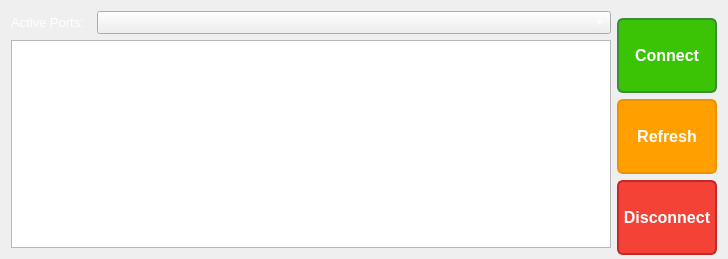
      <widget class="QWidget" name="ConnectionPage">
       <layout class="QGridLayout" name="gridLayout_7">
        <item row="0" column="0">
         <layout class="QGridLayout" name="gridLayout_10">
          <item row="0" column="0">
           <layout class="QGridLayout" name="gridLayout_9">
            <item row="0" column="0">
             <layout class="QGridLayout" name="gridLayout_8">
              <item row="0" column="0">
               <widget class="QLabel" name="activeportsLabel">
                <property name="sizePolicy">
                 <sizepolicy hsizetype="Expanding" vsizetype="Fixed">
                  <horstretch>0</horstretch>
                  <verstretch>0</verstretch>
                 </sizepolicy>
                </property>
                <property name="maximumSize">
                 <size>
                  <width>80</width>
                  <height>50</height>
                 </size>
                </property>
                <property name="styleSheet">
                 <string notr="true">color: white;
font-size: 10pt;</string>
                </property>
                <property name="text">
                 <string>Active Ports:</string>
                </property>
               </widget>
              </item>
              <item row="0" column="1">
               <widget class="QComboBox" name="serialportscomboBox">
                <property name="sizePolicy">
                 <sizepolicy hsizetype="Minimum" vsizetype="Minimum">
                  <horstretch>0</horstretch>
                  <verstretch>0</verstretch>
                 </sizepolicy>
                </property>
                <property name="minimumSize">
                 <size>
                  <width>350</width>
                  <height>0</height>
                 </size>
                </property>
                <property name="maximumSize">
                 <size>
                  <width>620</width>
                  <height>60</height>
                 </size>
                </property>
                <property name="sizeIncrement">
                 <size>
                  <width>0</width>
                  <height>0</height>
                 </size>
                </property>
                <property name="baseSize">
                 <size>
                  <width>0</width>
                  <height>0</height>
                 </size>
                </property>
                <property name="mouseTracking">
                 <bool>false</bool>
                </property>
                <property name="styleSheet">
                 <string notr="true">color: white;
font-size: 10pt;
</string>
                </property>
                <property name="maxVisibleItems">
                 <number>10</number>
                </property>
                <property name="insertPolicy">
                 <enum>QComboBox::InsertPolicy::InsertAtBottom</enum>
                </property>
                <property name="sizeAdjustPolicy">
                 <enum>QComboBox::SizeAdjustPolicy::AdjustToContentsOnFirstShow</enum>
                </property>
                <property name="minimumContentsLength">
                 <number>0</number>
                </property>
                <property name="iconSize">
                 <size>
                  <width>16</width>
                  <height>16</height>
                 </size>
                </property>
                <property name="frame">
                 <bool>true</bool>
                </property>
                <property name="modelColumn">
                 <number>0</number>
                </property>
               </widget>
              </item>
             </layout>
            </item>
            <item row="1" column="0">
             <widget class="QPlainTextEdit" name="plainTextEdit">
              <property name="sizePolicy">
               <sizepolicy hsizetype="Expanding" vsizetype="Expanding">
                <horstretch>0</horstretch>
                <verstretch>0</verstretch>
               </sizepolicy>
              </property>
              <property name="minimumSize">
               <size>
                <width>600</width>
                <height>150</height>
               </size>
              </property>
              <property name="maximumSize">
               <size>
                <width>750</width>
                <height>16777215</height>
               </size>
              </property>
              <property name="sizeIncrement">
               <size>
                <width>1080</width>
                <height>720</height>
               </size>
              </property>
              <property name="autoFillBackground">
               <bool>false</bool>
              </property>
              <property name="styleSheet">
               <string notr="true">color: white;
font-size: 10pt;
</string>
              </property>
              <property name="sizeAdjustPolicy">
               <enum>QAbstractScrollArea::SizeAdjustPolicy::AdjustToContentsOnFirstShow</enum>
              </property>
             </widget>
            </item>
           </layout>
          </item>
          <item row="0" column="1">
           <layout class="QGridLayout" name="gridLayout_11">
            <property name="sizeConstraint">
             <enum>QLayout::SizeConstraint::SetDefaultConstraint</enum>
            </property>
            <item row="0" column="0">
             <widget class="QPushButton" name="connectportsButton">
              <property name="sizePolicy">
               <sizepolicy hsizetype="Expanding" vsizetype="Fixed">
                <horstretch>0</horstretch>
                <verstretch>0</verstretch>
               </sizepolicy>
              </property>
              <property name="minimumSize">
               <size>
                <width>100</width>
                <height>75</height>
               </size>
              </property>
              <property name="maximumSize">
               <size>
                <width>175</width>
                <height>60</height>
               </size>
              </property>
              <property name="layoutDirection">
               <enum>Qt::LayoutDirection::LeftToRight</enum>
              </property>
              <property name="styleSheet">
               <string notr="true">#connectportsButton {
    background-color: #3BC406; /* normal yeşil */
    color: white;
    border: 2px solid #388E3C;
    border-radius: 6px;
font-family: 'Segoe UI', sans-serif;
font-size: 12pt;
font-weight: bold;

}

#connectportsButton:hover {
    background-color: #43A047; /* biraz koyu yeşil */
    border: 2px solid #2E7D32;
}


</string>
              </property>
              <property name="text">
               <string>Connect</string>
              </property>
              <property name="default">
               <bool>false</bool>
              </property>
             </widget>
            </item>
            <item row="1" column="0">
             <widget class="QPushButton" name="refreshButton">
              <property name="sizePolicy">
               <sizepolicy hsizetype="Expanding" vsizetype="Fixed">
                <horstretch>0</horstretch>
                <verstretch>0</verstretch>
               </sizepolicy>
              </property>
              <property name="minimumSize">
               <size>
                <width>100</width>
                <height>75</height>
               </size>
              </property>
              <property name="maximumSize">
               <size>
                <width>175</width>
                <height>60</height>
               </size>
              </property>
              <property name="styleSheet">
               <string notr="true">#refreshButton {
background-color: #FFA000;  /* kehribar sarısı, turuncuya yakın */
    color: white;
    border: 2px solid #EA9403;
    border-radius: 6px;
font-family: 'Segoe UI', sans-serif;
font-size: 12pt;
font-weight: bold;
}

#refreshButton:hover {
   background-color: #EAA503;  /* biraz koyusu */
    border: 2px solid #FF8F00;
}
</string>
              </property>
              <property name="text">
               <string>Refresh</string>
              </property>
             </widget>
            </item>
            <item row="2" column="0">
             <widget class="QPushButton" name="disconnectButton">
              <property name="sizePolicy">
               <sizepolicy hsizetype="Expanding" vsizetype="Fixed">
                <horstretch>0</horstretch>
                <verstretch>0</verstretch>
               </sizepolicy>
              </property>
              <property name="minimumSize">
               <size>
                <width>100</width>
                <height>75</height>
               </size>
              </property>
              <property name="maximumSize">
               <size>
                <width>175</width>
                <height>60</height>
               </size>
              </property>
              <property name="styleSheet">
               <string notr="true">#disconnectButton {
    background-color: #F44336;  /* canlı kırmızı */
    color: white;
    border: 2px solid #C62828;
    border-radius: 6px;
font-family: 'Segoe UI', sans-serif;
font-size: 12pt;
font-weight: bold;
}

#disconnectButton:hover {
    background-color: #E53935;  /* biraz daha koyu kırmızı */
    border: 2px solid #B71C1C;
}
</string>
              </property>
              <property name="text">
               <string>Disconnect</string>
              </property>
             </widget>
            </item>
           </layout>
          </item>
         </layout>
        </item>
       </layout>
      </widget>
